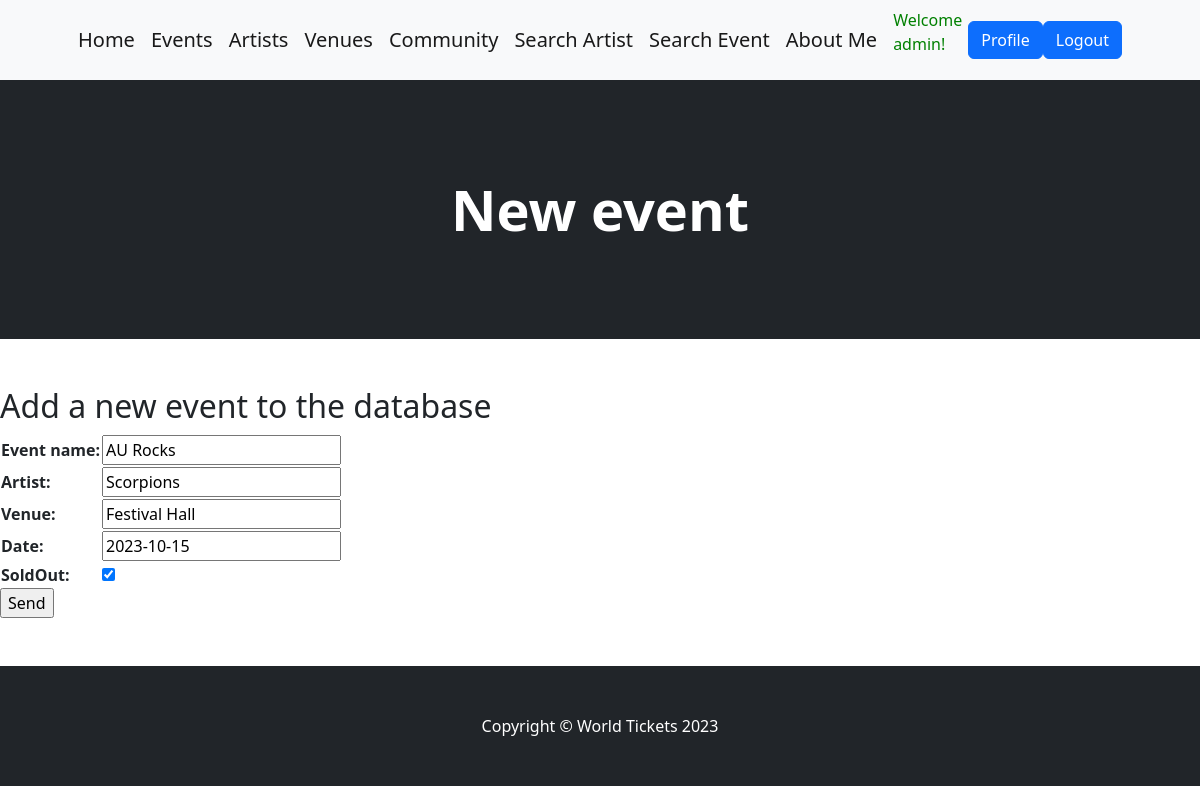
The page /update_event/2/ (signed in) on the database its author committed.
### AppTickets/models.py (models this page shows, shortened)
class Event(models.Model):
    event_name = models.CharField(max_length=50)
    artist = models.CharField(max_length=50)
    venue = models.CharField(max_length=50)
    date = models.DateField()
    soldOut = models.BooleanField()
    class Meta:
        verbose_name = "Event"
        verbose_name_plural = "Events"
        ordering = ['date']

### AppTickets/views.py (the view)
# urls.py: path('update_event/<int:pk>/', EventUpdate.as_view(), name="update_evento" ),
class EventUpdate(SuperUserRequiredMixin, UpdateView):
    model = Event
    fields = ['event_name', 'artist', 'venue', 'date', 'soldOut']
    success_url = reverse_lazy('eventos')

### AppTickets/views.py (called while the page is built)
    def test_func(self):
        return self.request.user.is_superuser

### AppTickets/templates/AppTickets/event_form.html (shortened to what this page needs)
{% extends 'AppTickets/base.html' %}
{% load static %}
{% block title %}
    New event
{% endblock title %}
{% block mainProducts %}
    <h2>Add a new event to the database</h2>
    <form action="" method="post">
        <table>
            {{ form.as_table }}
        </table>
        <input type="submit" value="Send">
    </form>
{% endblock mainProducts %}

### AppTickets/templates/AppTickets/base.html (shortened to what this page needs)
<!DOCTYPE html>
<html lang="en">
    <head>
        {% load static %}
        <link href="https://cdn.jsdelivr.net/npm/bootstrap-icons@1.5.0/font/bootstrap-icons.css" rel="stylesheet" />
        <link href="{% static 'AppTickets/css/styles.css' %}" rel="stylesheet" />
        <link rel="stylesheet" href="https://cdnjs.cloudflare.com/ajax/libs/font-awesome/6.4.0/css/all.min.css">
    </head>
    <body>
        <nav class="navbar navbar-expand-lg navbar-light bg-light">
            <div class="container px-4 px-lg-5">
                <a class="navbar-brand" href="{% url 'home' %}">Home</a>
                {% if user.is_authenticated %}
                    <a class="navbar-brand" href="{% url 'eventos' %}">Events</a>
                    <a class="navbar-brand" href="{% url 'artistas' %}">Artists</a>
                    <a class="navbar-brand" href="{% url 'lugares' %}">Venues</a>
                    <a class="navbar-brand" href="{% url 'clientes' %}">Community</a>
                    <a class="navbar-brand" href="{% url 'busca_artista' %}">Search Artist</a>
                    <a class="navbar-brand" href="{% url 'busca_evento' %}">Search Event</a>
                    <a class="navbar-brand" href="{% url 'acerca_de_mi' %}">About Me</a>
                    <p style="color:green">Welcome {{user.username}}!</p>
                    <a class="btn btn-primary" href="{% url 'edit_profile' %}">Profile</a>
                    <a class="btn btn-primary" href="{% url 'client_logout' %}">Logout</a>
                {% else %}
                    <a class="navbar-brand" href="{% url 'acerca_de_mi' %}">About Me</a>
                    <a class="btn btn-primary" href="{% url 'client_login' %}">Login</a>
                    <a class="btn btn-success" href="{% url 'client_register' %}">Sign up</a>
                {% endif %}
            </div>
        </nav>
        <header class="bg-dark py-5">
            <div class="container px-4 px-lg-5 my-5">
                <div class="text-center text-white">
                    <h1 class="display-4 fw-bolder">
                        {% block title %}{% endblock title %}
                    </h1>
                </div>
            </div>
        </header>
        <section class="py-5">
            {% block mainProducts %}{% endblock mainProducts %}
        </section>
    </body>
    <footer class="py-5 bg-dark">
        <div class="container"><p class="m-0 text-center text-white">Copyright &copy; World Tickets 2023</p></div>
    </footer>
</html>

### rows shown on the page
Event: event_name "AU Rocks", artist "Scorpions", venue "Festival Hall", date "2023-10-15", soldOut "☑"

### other values the page prints
{{ user.username }} "admin"
